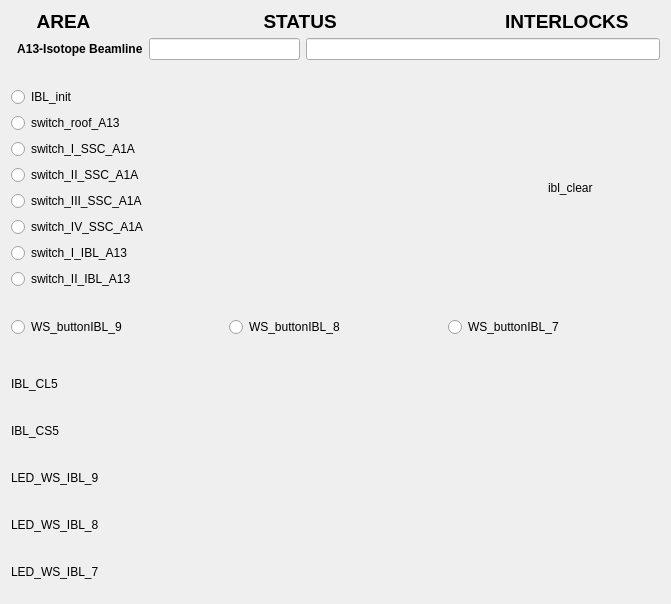
<?xml version="1.0" encoding="UTF-8"?>
<ui version="4.0">
 <class>Form</class>
 <widget class="QWidget" name="Form">
  <property name="geometry">
   <rect>
    <x>0</x>
    <y>0</y>
    <width>671</width>
    <height>604</height>
   </rect>
  </property>
  <property name="windowTitle">
   <string>Form</string>
  </property>
  <layout class="QVBoxLayout" name="verticalLayout_3">
   <item>
    <layout class="QVBoxLayout" name="verticalLayout">
     <item>
      <widget class="QLabel" name="label_4">
       <property name="maximumSize">
        <size>
         <width>16777215</width>
         <height>21</height>
        </size>
       </property>
       <property name="font">
        <font>
         <pointsize>14</pointsize>
         <weight>75</weight>
         <bold>true</bold>
        </font>
       </property>
       <property name="text">
        <string>     AREA                                 STATUS                                INTERLOCKS </string>
       </property>
      </widget>
     </item>
     <item>
      <layout class="QFormLayout" name="formLayout_2">
       <property name="fieldGrowthPolicy">
        <enum>QFormLayout::AllNonFixedFieldsGrow</enum>
       </property>
       <item row="0" column="0">
        <widget class="QLabel" name="label">
         <property name="font">
          <font>
           <weight>75</weight>
           <bold>true</bold>
          </font>
         </property>
         <property name="text">
          <string>  A13-Isotope Beamline</string>
         </property>
        </widget>
       </item>
       <item row="0" column="1">
        <layout class="QHBoxLayout" name="horizontalLayout_3">
         <item>
          <widget class="QELineEdit" name="qelineedit_6">
           <property name="maximumSize">
            <size>
             <width>151</width>
             <height>16777215</height>
            </size>
           </property>
           <property name="alignment">
            <set>Qt::AlignCenter</set>
           </property>
           <property name="variable" stdset="0">
            <string>VCS:IBL-CLR-STATS</string>
           </property>
          </widget>
         </item>
         <item>
          <widget class="QELineEdit" name="qelineedit_7">
           <property name="alignment">
            <set>Qt::AlignCenter</set>
           </property>
           <property name="variable" stdset="0">
            <string>VCS:IBL-INTLCK-STATS</string>
           </property>
          </widget>
         </item>
        </layout>
       </item>
      </layout>
     </item>
    </layout>
   </item>
   <item>
    <spacer name="verticalSpacer_3">
     <property name="orientation">
      <enum>Qt::Vertical</enum>
     </property>
     <property name="sizeHint" stdset="0">
      <size>
       <width>20</width>
       <height>40</height>
      </size>
     </property>
    </spacer>
   </item>
   <item>
    <layout class="QHBoxLayout" name="horizontalLayout_9">
     <item>
      <layout class="QVBoxLayout" name="verticalLayout_2">
       <item>
        <widget class="QERadioButton" name="qeradiobutton_8">
         <property name="text">
          <string>IBL_init</string>
         </property>
         <property name="autoExclusive">
          <bool>false</bool>
         </property>
         <property name="variable" stdset="0">
          <string>VCS:IBL-INIT</string>
         </property>
         <property name="format" stdset="0">
          <enum>QERadioButton::LocalEnumeration</enum>
         </property>
         <property name="pressText">
          <string>0</string>
         </property>
         <property name="releaseText">
          <string>1</string>
         </property>
        </widget>
       </item>
       <item>
        <widget class="QERadioButton" name="qeradiobutton">
         <property name="text">
          <string>switch_roof_A13</string>
         </property>
         <property name="autoExclusive">
          <bool>false</bool>
         </property>
         <property name="variable" stdset="0">
          <string>VCS:SW-RF-A13</string>
         </property>
         <property name="format" stdset="0">
          <enum>QERadioButton::LocalEnumeration</enum>
         </property>
         <property name="pressText">
          <string>0</string>
         </property>
         <property name="releaseText">
          <string>1</string>
         </property>
        </widget>
       </item>
       <item>
        <widget class="QERadioButton" name="qeradiobutton_3">
         <property name="text">
          <string>switch_I_SSC_A1A</string>
         </property>
         <property name="autoExclusive">
          <bool>false</bool>
         </property>
         <property name="variable" stdset="0">
          <string>VCS:SW-I-SSC-A1A</string>
         </property>
         <property name="format" stdset="0">
          <enum>QERadioButton::Integer</enum>
         </property>
         <property name="pressText">
          <string>0</string>
         </property>
         <property name="releaseText">
          <string>1</string>
         </property>
        </widget>
       </item>
       <item>
        <widget class="QERadioButton" name="qeradiobutton_2">
         <property name="text">
          <string>switch_II_SSC_A1A</string>
         </property>
         <property name="autoExclusive">
          <bool>false</bool>
         </property>
         <property name="variable" stdset="0">
          <string>VCS:SW-II-SSC-A1A</string>
         </property>
         <property name="format" stdset="0">
          <enum>QERadioButton::Integer</enum>
         </property>
         <property name="pressText">
          <string>0</string>
         </property>
         <property name="releaseText">
          <string>1</string>
         </property>
        </widget>
       </item>
       <item>
        <widget class="QERadioButton" name="qeradiobutton_4">
         <property name="text">
          <string>switch_III_SSC_A1A</string>
         </property>
         <property name="autoExclusive">
          <bool>false</bool>
         </property>
         <property name="variable" stdset="0">
          <string>VCS:SW-III-SSC-A1A</string>
         </property>
         <property name="format" stdset="0">
          <enum>QERadioButton::Integer</enum>
         </property>
         <property name="pressText">
          <string>0</string>
         </property>
         <property name="releaseText">
          <string>1</string>
         </property>
        </widget>
       </item>
       <item>
        <widget class="QERadioButton" name="qeradiobutton_5">
         <property name="text">
          <string>switch_IV_SSC_A1A</string>
         </property>
         <property name="autoExclusive">
          <bool>false</bool>
         </property>
         <property name="variable" stdset="0">
          <string>VCS:SW-IV-SSC-A1A</string>
         </property>
         <property name="format" stdset="0">
          <enum>QERadioButton::Integer</enum>
         </property>
         <property name="pressText">
          <string>0</string>
         </property>
         <property name="releaseText">
          <string>1</string>
         </property>
        </widget>
       </item>
       <item>
        <widget class="QERadioButton" name="qeradiobutton_6">
         <property name="text">
          <string>switch_I_IBL_A13</string>
         </property>
         <property name="autoExclusive">
          <bool>false</bool>
         </property>
         <property name="variable" stdset="0">
          <string>VCS:SW-I-IBL-A13</string>
         </property>
         <property name="format" stdset="0">
          <enum>QERadioButton::Integer</enum>
         </property>
         <property name="pressText">
          <string>0</string>
         </property>
         <property name="releaseText">
          <string>1</string>
         </property>
        </widget>
       </item>
       <item>
        <widget class="QERadioButton" name="qeradiobutton_7">
         <property name="text">
          <string>switch_II_IBL_A13</string>
         </property>
         <property name="autoExclusive">
          <bool>false</bool>
         </property>
         <property name="variable" stdset="0">
          <string>VCS:SW-II-IBL-A13</string>
         </property>
         <property name="format" stdset="0">
          <enum>QERadioButton::Integer</enum>
         </property>
         <property name="pressText">
          <string>0</string>
         </property>
         <property name="releaseText">
          <string>1</string>
         </property>
        </widget>
       </item>
      </layout>
     </item>
     <item>
      <spacer name="horizontalSpacer">
       <property name="orientation">
        <enum>Qt::Horizontal</enum>
       </property>
       <property name="sizeHint" stdset="0">
        <size>
         <width>40</width>
         <height>20</height>
        </size>
       </property>
      </spacer>
     </item>
     <item>
      <layout class="QHBoxLayout" name="horizontalLayout_8">
       <item>
        <widget class="QLabel" name="label_9">
         <property name="maximumSize">
          <size>
           <width>16777215</width>
           <height>20</height>
          </size>
         </property>
         <property name="text">
          <string>ibl_clear</string>
         </property>
        </widget>
       </item>
       <item>
        <widget class="QEBitStatus" name="qebitstatus_3">
         <property name="minimumSize">
          <size>
           <width>61</width>
           <height>41</height>
          </size>
         </property>
         <property name="maximumSize">
          <size>
           <width>61</width>
           <height>41</height>
          </size>
         </property>
         <property name="numberOfBits">
          <number>1</number>
         </property>
         <property name="shape">
          <enum>QBitStatus::Circle</enum>
         </property>
         <property name="offColour">
          <color>
           <red>0</red>
           <green>77</green>
           <blue>0</blue>
          </color>
         </property>
         <property name="variable" stdset="0">
          <string>VCS:IBL-CLR</string>
         </property>
        </widget>
       </item>
      </layout>
     </item>
    </layout>
   </item>
   <item>
    <spacer name="verticalSpacer">
     <property name="orientation">
      <enum>Qt::Vertical</enum>
     </property>
     <property name="sizeHint" stdset="0">
      <size>
       <width>20</width>
       <height>40</height>
      </size>
     </property>
    </spacer>
   </item>
   <item>
    <layout class="QHBoxLayout" name="horizontalLayout_10">
     <item>
      <widget class="QERadioButton" name="qeradiobutton_9">
       <property name="text">
        <string>WS_buttonIBL_9</string>
       </property>
       <property name="autoExclusive">
        <bool>false</bool>
       </property>
       <property name="variable" stdset="0">
        <string>VCS:WS-BUT-IBL-9</string>
       </property>
       <property name="format" stdset="0">
        <enum>QERadioButton::Integer</enum>
       </property>
       <property name="pressText">
        <string>0</string>
       </property>
       <property name="releaseText">
        <string>1</string>
       </property>
      </widget>
     </item>
     <item>
      <widget class="QERadioButton" name="qeradiobutton_10">
       <property name="text">
        <string>WS_buttonIBL_8</string>
       </property>
       <property name="autoExclusive">
        <bool>false</bool>
       </property>
       <property name="variable" stdset="0">
        <string>VCS:WS-BUT-IBL-8</string>
       </property>
       <property name="format" stdset="0">
        <enum>QERadioButton::Integer</enum>
       </property>
       <property name="pressText">
        <string>0</string>
       </property>
       <property name="releaseText">
        <string>1</string>
       </property>
      </widget>
     </item>
     <item>
      <widget class="QERadioButton" name="qeradiobutton_11">
       <property name="text">
        <string>WS_buttonIBL_7</string>
       </property>
       <property name="autoExclusive">
        <bool>false</bool>
       </property>
       <property name="variable" stdset="0">
        <string>VCS:WS-BUT-IBL-7</string>
       </property>
       <property name="format" stdset="0">
        <enum>QERadioButton::Integer</enum>
       </property>
       <property name="pressText">
        <string>0</string>
       </property>
       <property name="releaseText">
        <string>1</string>
       </property>
      </widget>
     </item>
    </layout>
   </item>
   <item>
    <spacer name="verticalSpacer_2">
     <property name="orientation">
      <enum>Qt::Vertical</enum>
     </property>
     <property name="sizeHint" stdset="0">
      <size>
       <width>20</width>
       <height>40</height>
      </size>
     </property>
    </spacer>
   </item>
   <item>
    <layout class="QHBoxLayout" name="horizontalLayout_4">
     <item>
      <widget class="QLabel" name="label_5">
       <property name="maximumSize">
        <size>
         <width>16777215</width>
         <height>20</height>
        </size>
       </property>
       <property name="text">
        <string>IBL_CL5</string>
       </property>
      </widget>
     </item>
     <item>
      <widget class="QEBitStatus" name="qebitstatus">
       <property name="minimumSize">
        <size>
         <width>61</width>
         <height>41</height>
        </size>
       </property>
       <property name="maximumSize">
        <size>
         <width>61</width>
         <height>41</height>
        </size>
       </property>
       <property name="numberOfBits">
        <number>1</number>
       </property>
       <property name="shape">
        <enum>QBitStatus::Circle</enum>
       </property>
       <property name="offColour">
        <color>
         <red>0</red>
         <green>66</green>
         <blue>0</blue>
        </color>
       </property>
       <property name="variable" stdset="0">
        <string>VCS:CL5-IBL</string>
       </property>
       <property name="displayAlarmStateOption" stdset="0">
        <enum>QEBitStatus::Never</enum>
       </property>
      </widget>
     </item>
    </layout>
   </item>
   <item>
    <layout class="QHBoxLayout" name="horizontalLayout_5">
     <item>
      <widget class="QLabel" name="label_6">
       <property name="maximumSize">
        <size>
         <width>16777215</width>
         <height>20</height>
        </size>
       </property>
       <property name="text">
        <string>IBL_CS5</string>
       </property>
      </widget>
     </item>
     <item>
      <widget class="QEBitStatus" name="qebitstatus_2">
       <property name="minimumSize">
        <size>
         <width>61</width>
         <height>41</height>
        </size>
       </property>
       <property name="maximumSize">
        <size>
         <width>61</width>
         <height>41</height>
        </size>
       </property>
       <property name="numberOfBits">
        <number>1</number>
       </property>
       <property name="shape">
        <enum>QBitStatus::Circle</enum>
       </property>
       <property name="offColour">
        <color>
         <red>0</red>
         <green>71</green>
         <blue>0</blue>
        </color>
       </property>
       <property name="variable" stdset="0">
        <string>VCS:CS5-IBL</string>
       </property>
      </widget>
     </item>
    </layout>
   </item>
   <item>
    <layout class="QHBoxLayout" name="horizontalLayout_6">
     <item>
      <widget class="QLabel" name="label_7">
       <property name="maximumSize">
        <size>
         <width>16777215</width>
         <height>20</height>
        </size>
       </property>
       <property name="text">
        <string>LED_WS_IBL_9</string>
       </property>
      </widget>
     </item>
     <item>
      <widget class="QEBitStatus" name="qebitstatus_4">
       <property name="minimumSize">
        <size>
         <width>61</width>
         <height>41</height>
        </size>
       </property>
       <property name="maximumSize">
        <size>
         <width>61</width>
         <height>41</height>
        </size>
       </property>
       <property name="numberOfBits">
        <number>1</number>
       </property>
       <property name="shape">
        <enum>QBitStatus::Circle</enum>
       </property>
       <property name="offColour">
        <color>
         <red>0</red>
         <green>70</green>
         <blue>0</blue>
        </color>
       </property>
       <property name="variable" stdset="0">
        <string>VCS:LED-WS-IBL-9</string>
       </property>
       <property name="variableSubstitutions" stdset="0">
        <string/>
       </property>
      </widget>
     </item>
    </layout>
   </item>
   <item>
    <layout class="QHBoxLayout" name="horizontalLayout_12">
     <item>
      <widget class="QLabel" name="label_11">
       <property name="maximumSize">
        <size>
         <width>16777215</width>
         <height>20</height>
        </size>
       </property>
       <property name="text">
        <string>LED_WS_IBL_8</string>
       </property>
      </widget>
     </item>
     <item>
      <widget class="QEBitStatus" name="qebitstatus_7">
       <property name="minimumSize">
        <size>
         <width>61</width>
         <height>41</height>
        </size>
       </property>
       <property name="maximumSize">
        <size>
         <width>61</width>
         <height>41</height>
        </size>
       </property>
       <property name="numberOfBits">
        <number>1</number>
       </property>
       <property name="shape">
        <enum>QBitStatus::Circle</enum>
       </property>
       <property name="offColour">
        <color>
         <red>0</red>
         <green>76</green>
         <blue>0</blue>
        </color>
       </property>
       <property name="variable" stdset="0">
        <string>VCS:LED-WS-IBL-8</string>
       </property>
      </widget>
     </item>
    </layout>
   </item>
   <item>
    <layout class="QHBoxLayout" name="horizontalLayout_11">
     <item>
      <widget class="QLabel" name="label_10">
       <property name="maximumSize">
        <size>
         <width>16777215</width>
         <height>20</height>
        </size>
       </property>
       <property name="text">
        <string>LED_WS_IBL_7</string>
       </property>
      </widget>
     </item>
     <item>
      <widget class="QEBitStatus" name="qebitstatus_6">
       <property name="minimumSize">
        <size>
         <width>61</width>
         <height>41</height>
        </size>
       </property>
       <property name="maximumSize">
        <size>
         <width>61</width>
         <height>41</height>
        </size>
       </property>
       <property name="numberOfBits">
        <number>1</number>
       </property>
       <property name="shape">
        <enum>QBitStatus::Circle</enum>
       </property>
       <property name="offColour">
        <color>
         <red>0</red>
         <green>76</green>
         <blue>0</blue>
        </color>
       </property>
       <property name="variable" stdset="0">
        <string>VCS:LED-WS-IBL-7</string>
       </property>
      </widget>
     </item>
    </layout>
   </item>
  </layout>
 </widget>
 <customwidgets>
  <customwidget>
   <class>QEBitStatus</class>
   <extends>QBitStatus</extends>
   <header>QEBitStatus.h</header>
  </customwidget>
  <customwidget>
   <class>QELineEdit</class>
   <extends>QLineEdit</extends>
   <header>QELineEdit.h</header>
  </customwidget>
  <customwidget>
   <class>QERadioButton</class>
   <extends>QRadioButton</extends>
   <header>QERadioButton.h</header>
  </customwidget>
  <customwidget>
   <class>QBitStatus</class>
   <extends>QWidget</extends>
   <header>QBitStatus.h</header>
  </customwidget>
 </customwidgets>
 <resources/>
 <connections/>
</ui>
